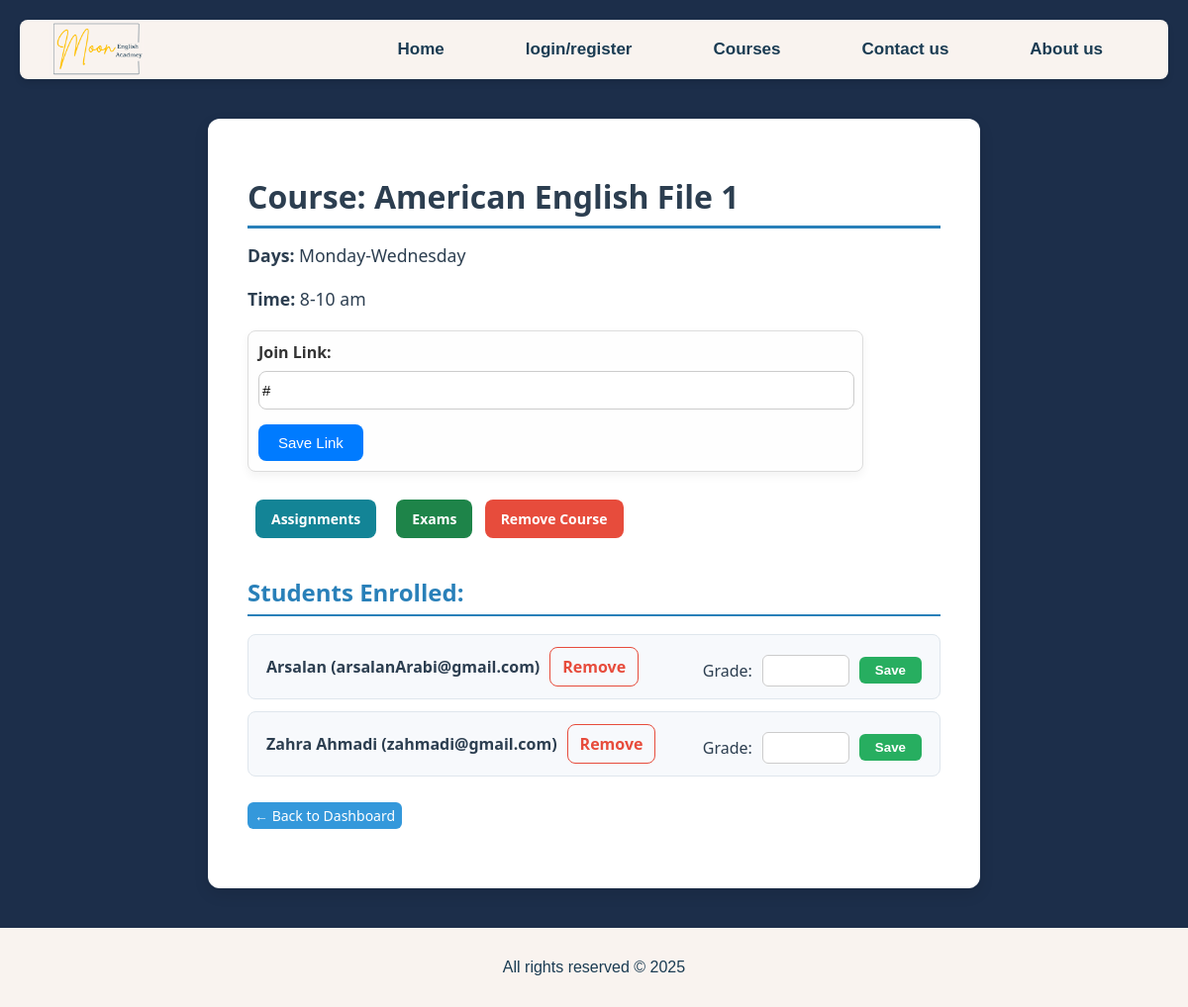
Screenshot of /course/9/ with the database file from the repository.
### main/models.py (models this page shows, shortened)
class Course(models.Model):
    LEVEL_CHOICES = [
        ('Beginner', 'Beginner'),
        ('Elementary', 'Elementary'),
        ('Intermediate', 'Intermediate'),
        ('Upper Intermediate', 'Upper Intermediate'),
        ('Advanced', 'Advanced'),
    ]
    DAYS_CHOICES = [
        ('Monday-Wednesday', 'Monday-Wednesday'),
        ('Tuesday-Thursday', 'Tuesday-Thursday'),
        ('Only Fridays', 'Only Fridays'),
    ]
    TIME_CHOICES = [
        ('8-10 am', '8-10 am'),
        ('10-12 am', '10-12 am'),
        ('1-3 pm', '1-3 pm'),
        ('3-5 pm', '3-5 pm'),
        ('5-7 pm', '5-7 pm'),
        ('8-12 am', '8-12 am'),
    ]
    title = models.CharField(max_length=100)
    required_level = models.CharField(max_length=20, choices=LEVEL_CHOICES)
    description = models.TextField()
    class_days = models.CharField(max_length=100, choices=DAYS_CHOICES)
    class_time = models.CharField(max_length=50, choices=TIME_CHOICES)
    teacher = models.ForeignKey(User, on_delete=models.CASCADE, limit_choices_to={'user_type': 'teacher'})
    students = models.ManyToManyField(settings.AUTH_USER_MODEL, blank=True, related_name='enrolled_courses')
    join_link = models.URLField(default="#")
    start_date = models.DateField(default=timezone.now)

class Enrollment(models.Model):
    student = models.ForeignKey(User, on_delete=models.CASCADE)
    course = models.ForeignKey(Course, on_delete=models.CASCADE)
    grade = models.PositiveIntegerField(null=True, blank=True)
    class Meta:
        unique_together = ('student', 'course')

class CustomUser(AbstractUser):
    user_type = models.CharField(max_length=10, choices=USER_TYPE_CHOICES)
    level = models.CharField(max_length=30, choices=ENGLISH_LEVELS, blank=True, null=True)
    profile_image = models.ImageField(upload_to='profile_pics/', default='profile_pics/default.png', blank=True)
    rating = models.FloatField(default=0.0)

### main/views.py (the view)
# urls.py: path('course/<int:course_id>/', views.course_detail, name='course_detail'),
def course_detail(request, course_id):
    course = get_object_or_404(Course, pk=course_id)
    enrollments = Enrollment.objects.filter(course=course).select_related('student')
    context = {
        'course': course,
        'enrollments': enrollments,
    }
    return render(request, 'course_detail.html', context)

### templates/course_detail.html (shortened to what this page needs)
{% extends 'base.html' %}
{% load static %}
{% block extra_css %}
    <link rel="stylesheet" href="{% static 'css/course_detail.css' %}">
{% endblock %}
{% block content %}
<div class="course-detail">
<h2>Course: {{ course.title }}</h2>
<p><strong>Days:</strong> {{ course.class_days }}</p>
<p><strong>Time:</strong> {{ course.class_time }}</p>
<form action="{% url 'set_course_link' course.id %}" method="post" class="set-link-form">
    <label for="join_link">Join Link:</label>
    <input type="url" name="join_link" id="join_link" placeholder="https://..." value="{{ course.join_link }}" required>
    <button type="submit">Save Link</button>
</form>
<a href="{% url 'assignment_list_create' course.id %}" class="assignment-btn">Assignments</a>
<a href="{% url 'exam_list' course.id %}" class="exam-btn">Exams</a>
<a href="{% url 'delete_course' course.id %}"
                onclick="return confirm('Are you sure you want to remove this course?');"
                class="remove-course">Remove Course</a>
<h3>Students Enrolled:</h3>
{% if enrollments %}
    <ul>
    {% for enrollment in enrollments %}
        <li>
            <div class="student-info">
                {{ enrollment.student.username }} ({{ enrollment.student.email }})
                <a href="{% url 'remove_student_from_course' course.id enrollment.student.id %}"
                onclick="return confirm('Are you sure you want to remove this student?');"
                class="remove-btn">Remove</a>
            </div>
            <form method="post" action="{% url 'set_student_grade' course.id enrollment.student.id %}" class="grade-form">
                <label for="grade_{{ enrollment.student.id }}">Grade:</label>
                <input type="number" name="grade" id="grade_{{ enrollment.student.id }}" min="0" max="100"
                    value="{{ enrollment.grade }}" required>
                <button type="submit">Save</button>
            </form>
        </li>
    {% endfor %}
    </ul>
{% else %}
    <p>No students enrolled in this course.</p>
{% endif %}
<a href="{% url 'teacher_dashboard' %}" class="back-button">← Back to Dashboard</a>
</div>
{% endblock %}

### static/css/style.css (style rules this page uses)
body { font-family: Arial, sans-serif; background-color: #1c2e4a; color: #1B3C53; margin: 0; padding: 0; direction: ltr; text-align: left; position: relative; }

### static/css/course_detail.css (style rules this page uses)
.course-detail { max-width: 700px; margin: 40px auto; background-color: #ffffff; padding: 30px 40px; border-radius: 12px; box-shadow: 0 6px 15px rgba(0,0,0,0.1); font-family: 'Segoe UI', Tahoma, Geneva, Verdana, sans-serif; color: #2c3e50; }
.course-detail h2 { font-size: 2rem; font-weight: 700; margin-bottom: 15px; border-bottom: 3px solid #2980b9; padding-bottom: 8px; }
.course-detail p { font-size: 1.1rem; margin: 8px 0 20px 0; }
.course-detail h3 { font-size: 1.5rem; font-weight: 600; margin-top: 30px; margin-bottom: 18px; color: #2980b9; border-bottom: 2px solid #2980b9; padding-bottom: 6px; }
.course-detail ul { list-style-type: none; padding-left: 0; }
.course-detail ul li { display: flex; justify-content: space-between; align-items: center; background-color: #f7f9fc; border: 1px solid #dfe6ed; padding: 12px 18px; border-radius: 8px; margin-bottom: 12px; font-size: 1rem; transition: box-shadow 0.3s ease; }
.course-detail ul li a { color: #e74c3c; text-decoration: none; font-weight: 600; padding: 8px 12px; border: 1px solid #e74c3c; border-radius: 8px; margin-left: 10px; transition: background-color 0.3s ease, color 0.3s ease; }
.student-info { display: flex; justify-content: space-between; align-items: center; font-weight: 600; }
.grade-form { margin-top: 8px; display: flex; align-items: center; gap: 10px; }
.grade-form label { font-weight: 500; }
.grade-form input[type="number"] { width: 70px; padding: 6px 8px; border: 1px solid #ccc; border-radius: 6px; font-size: 1rem; }
.grade-form button { background-color: #27ae60; color: white; border: none; padding: 6px 16px; border-radius: 6px; cursor: pointer; font-weight: 700; transition: background-color 0.3s ease; }
.remove-course { display: inline-block; padding: 10px 16px; background-color: #e74c3c; color: white; border: none; border-radius: 8px; font-weight: bold; text-decoration: none; font-size: 14px; transition: background-color 0.3s ease, transform 0.2s ease; cursor: pointer; }
.set-link-form { background-color: #fefefe; border: 1px solid #ddd; border-radius: 8px; padding: 10px; max-width: 600px; margin-bottom: 20px; box-shadow: 0 4px 10px rgba(0, 0, 0, 0.05); }
.set-link-form label { display: block; margin-bottom: 8px; font-weight: 600; font-size: 16px; color: #333; }
.set-link-form input[type="url"] { width: 99%; padding: 10px 3px; border: 1px solid #ccc; border-radius: 8px; font-size: 15px; margin-bottom: 15px; transition: border-color 0.3s ease; }
.set-link-form button { padding: 10px 20px; background-color: #007bff; color: white; font-size: 15px; font-weight: 500; border: none; border-radius: 8px; cursor: pointer; transition: background-color 0.2s ease; }
.back-button { display: inline-block; margin-bottom: 30px; padding: 4px 7px; background-color: #3498db; color: white; border-radius: 6px; text-decoration: none; font-size: 14px; margin-top: 10px; transition: background-color 0.3s ease; }
.assignment-btn, .exam-btn { display: inline-block; padding: 10px 20px; margin: 8px; font-size: 16px; font-weight: bold; text-decoration: none; border-radius: 8px; transition: all 0.3s ease; }
.assignment-btn { display: inline-block; padding: 10px 16px; background-color: #138496; color: white; border: none; border-radius: 8px; font-weight: bold; text-decoration: none; font-size: 14px; transition: background-color 0.3s ease, transform 0.2s ease; cursor: pointer; }
.exam-btn { display: inline-block; padding: 10px 16px; background-color: #1e8449; color: white; border: none; border-radius: 8px; font-weight: bold; text-decoration: none; font-size: 14px; transition: background-color 0.3s ease, transform 0.2s ease; cursor: pointer; }

### rows the page displays
Course: title "American English File 1", class_days "Monday-Wednesday", class_time "8-10 am", join_link "#"
Enrollment: student.username "Arsalan", student.email "arsalanArabi@gmail.com"
Enrollment: student.username "Zahra Ahmadi", student.email "zahmadi@gmail.com"
